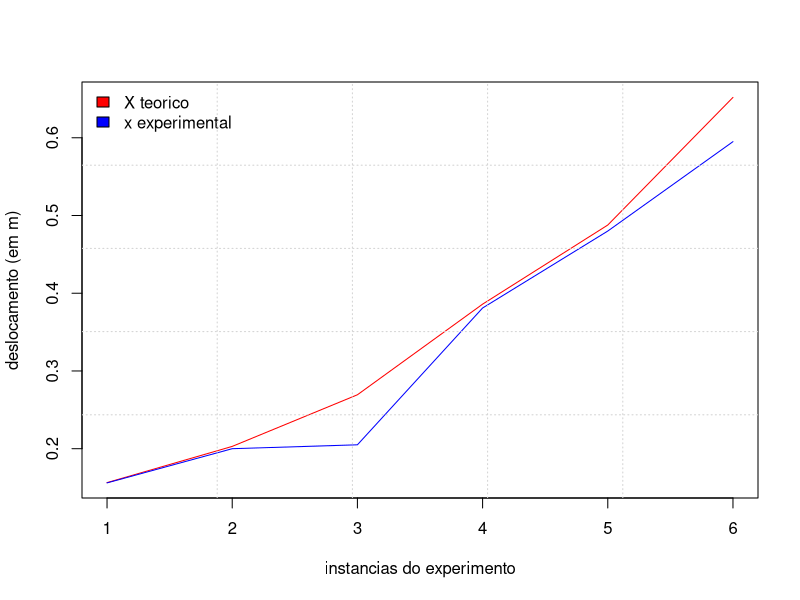
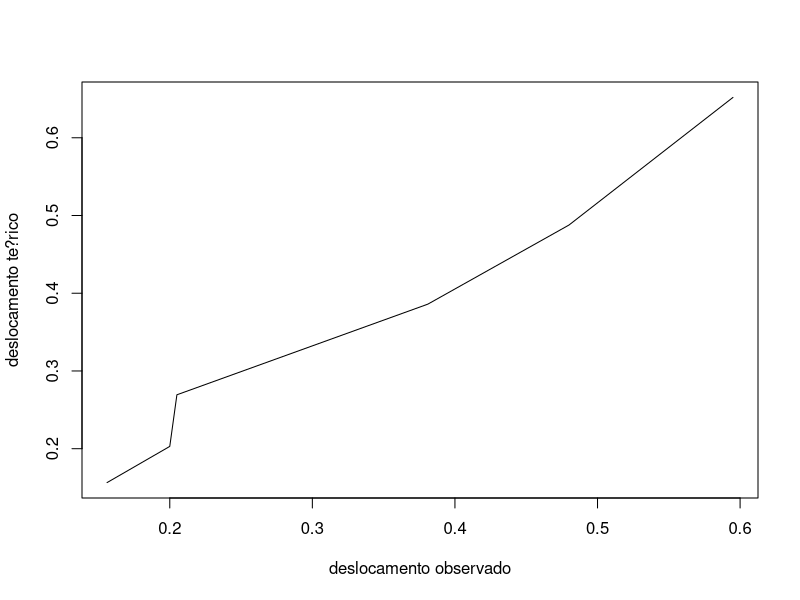

Reproduce these figures in R, in order. (Note: this script raises an error after producing the figures.)
data <- read.csv("MEDIDA 2 - Sheet1.csv")
PendulumLengthEq <- function(t, g = 9.78033) {
  ((t/(2*pi))^2)*g
}

t1Mean = mean(data$verificacao.1[c(1:5)])
t2Mean = mean(data$verificacao.2[c(1:5)])

t = mean(c(t1Mean,t2Mean))

length = PendulumLengthEq(t)
print(length)

dadosOrig = read.csv("TABELAS - MEDIDA 1 - FISICA - experimento 1.csv")
dadosTrab <- dadosOrig
h<-dadosOrig[1,1]
g <- 9.7833 #m/s?
v0 <- sqrt(2*g*h)
dadosTrab$Vo.m.s. <- v0
dadosTrab$t.s. = (dadosTrab$t1.s.+dadosTrab$t2.s.)/2
dadosTrab$Xteor.t..m. <- v0*dadosTrab$t.s. + 0.5*g*dadosTrab$t.s.*dadosTrab$t.s.

plot(dadosTrab$Xteor.t..m., type = 'l', col='red', ylab = 'deslocamento (em m)', xlab='instancias do experimento')
lines(dadosTrab$Xexp.t..m., col='blue')
legend("topleft", legend=c("X teorico", "x experimental"),fill=c("red", "blue"), bty="n")
grid(nx=5,ny=5, col = 'lightgrey')

plot(dadosTrab$Xexp.t..m.,dadosTrab$Xteor.t..m., type = 'l', ylab = 'deslocamento te?rico', xlab = 'deslocamento observado' )
lines(function(x){x},type='l', col='green' )
  